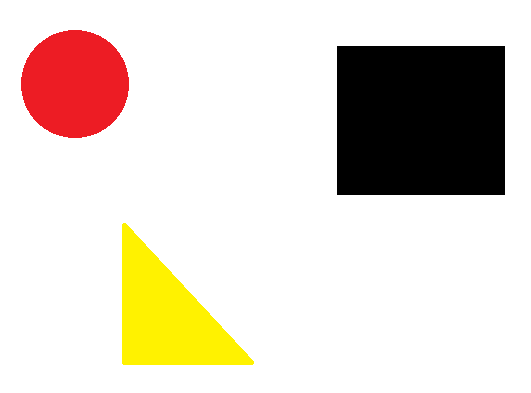
#> input picture ComputerVision/TP4/test.png, 531 x 393 px
$ python ex.py
#> lines starting #> are read from the running program, lines starting #| are printed output that depends on the picture; after the words box and inside, x2 and y2 are one past the last pixel; in counts of white or black regions, pixels touching at a corner belong together
import numpy as np
import matplotlib.pyplot as plt
import cv2 as cv

image = cv.imread("test.png", 0)
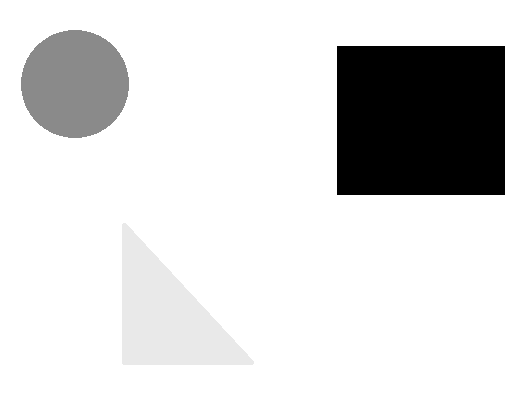
#> image: shape (393, 531); min 0, max 255, mean 218.2
IM = np.array(image)


def hist(IM):
    h, l = IM.shape
    hist = np.zeros((256))
    for x in range(h):
        for y in range(l):
            hist[IM[x, y]] += 1

    return hist


# [16 lines of commented-out code are left out]


def segment(IM):
    IST = []
    hist = cv.calcHist([IM], [0], None, [256], [0, 256])
    h, l = IM.shape
    for k in range(256):
        if hist[k] > 0 and k != 255:
            I = IM.copy()  # Create a copy of the original image
            I[IM != k] = 255
            I = cv.cvtColor(I, cv.COLOR_GRAY2BGR)
            IST.append(I)
    return IST


hist = cv.calcHist([IM], [0], None, [256], [0, 255])
#> hist = 256 values, max 25032 at index 0, min 0 at index 1, mean 172.1

IST = segment(IM)
#> in segment, `hist = cv.calcHist([IM], [0], None, [256], [0, 256])`: hist = 256 values, max 164634 at index 255, min 0 at index 1, mean 815.2
#> the loop in segment, `for k in range(256):` made 256 passes
#> pass 1, in segment, `I = cv.cvtColor(I, cv.COLOR_GRAY2BGR)`:
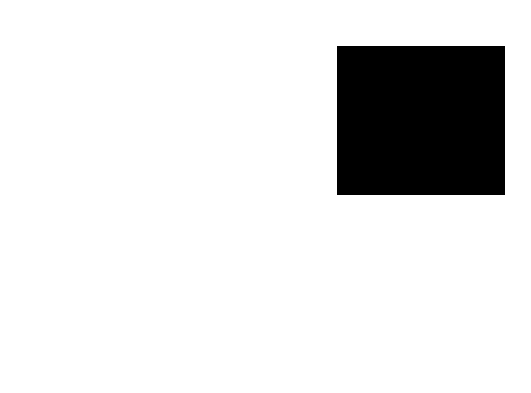
#> I: shape (393, 531, 3); 88% white; 1 black region, box (x1, y1, x2, y2) and area: (337, 46, 505, 195) 25032
#> after the loop in segment, `for k in range(256):`:
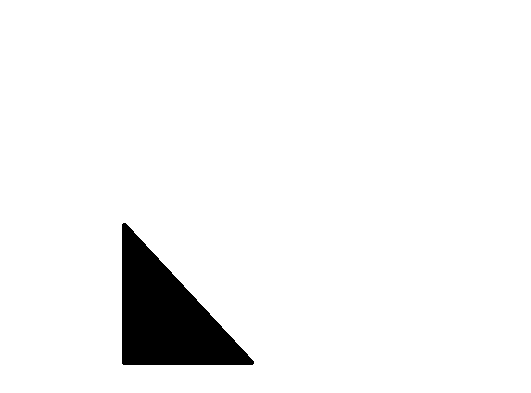
#> I: shape (393, 531, 3); values 233 (black) and 255 (white), 95.3% white; 1 black region, box (x1, y1, x2, y2) and area: (122, 223, 254, 365) 9852
#> after the loop in segment, `for k in range(256):`: IST = 3 items
#> IST = 3 items

# print(IST[1])

plt.figure(figsize=(10, 10))

plt.subplot(221)
plt.imshow(IM, cmap='gray')
plt.title("image au niv gris")


plt.subplot(222)
# plt.plot(hist)
plt.imshow(IST[0], cmap='gray')
plt.title("image au niv gris")

plt.subplot(223)
plt.imshow(IST[1], cmap='gray')
plt.title("image au niv gris")

plt.subplot(224)
plt.imshow(IST[2], cmap='gray')
plt.title("image au niv gris")

plt.show()
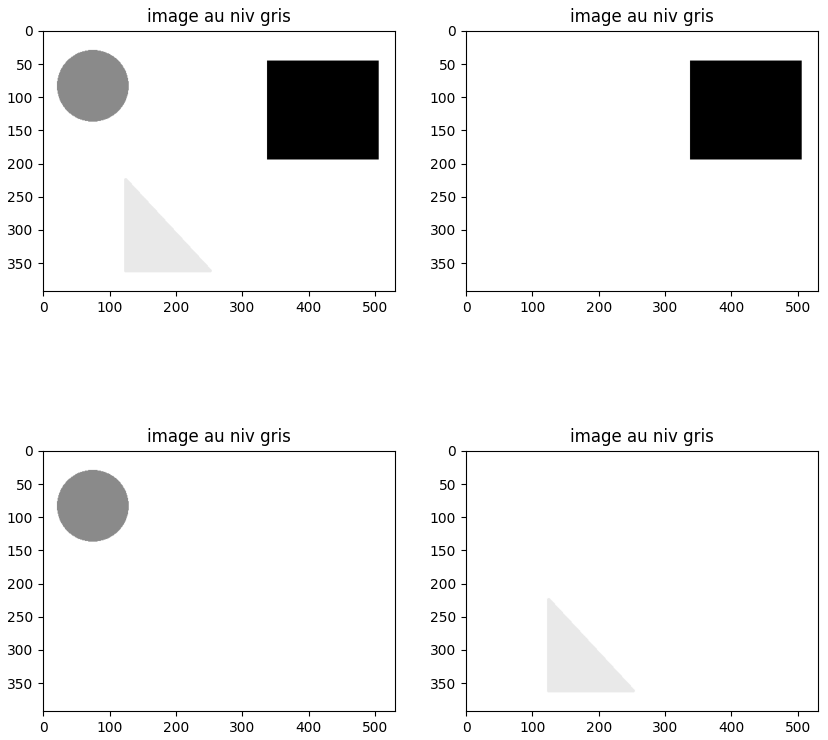
#> figure drawn by matplotlib, 4 panels

$ run again, with ComputerVision/TP4/input.png copied over ComputerVision/TP4/test.png
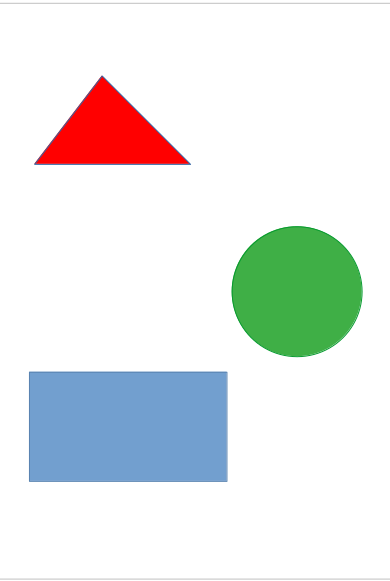
#> input picture ComputerVision/TP4/input.png, 390 x 581 px
#> `hist = cv.calcHist([IM], [0], None, [256], [0, 255])`: hist = 256 values, max 20977 at index 151, min 0 at index 0, mean 174.7
#> in segment, `hist = cv.calcHist([IM], [0], None, [256], [0, 256])`: hist = 256 values, max 181866 at index 255, min 0 at index 0, mean 885.1
#> after the loop in segment, `for k in range(256):`:
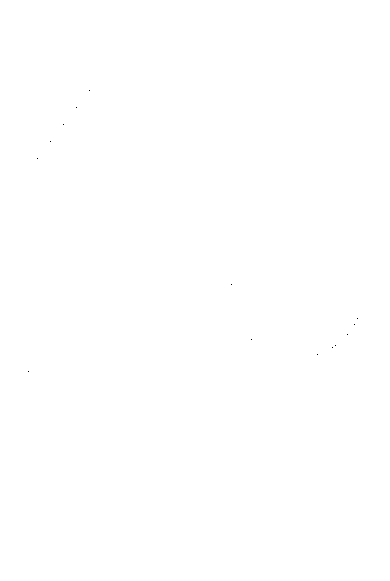
#> I: shape (581, 390, 3); values 254 (black) and 255 (white), 100% white; black in thin lines or dots, all inside (x1, y1, x2, y2) = (28, 90, 358, 372)
#> after the loop in segment, `for k in range(256):`: IST = 165 items
#> `plt.show()`:
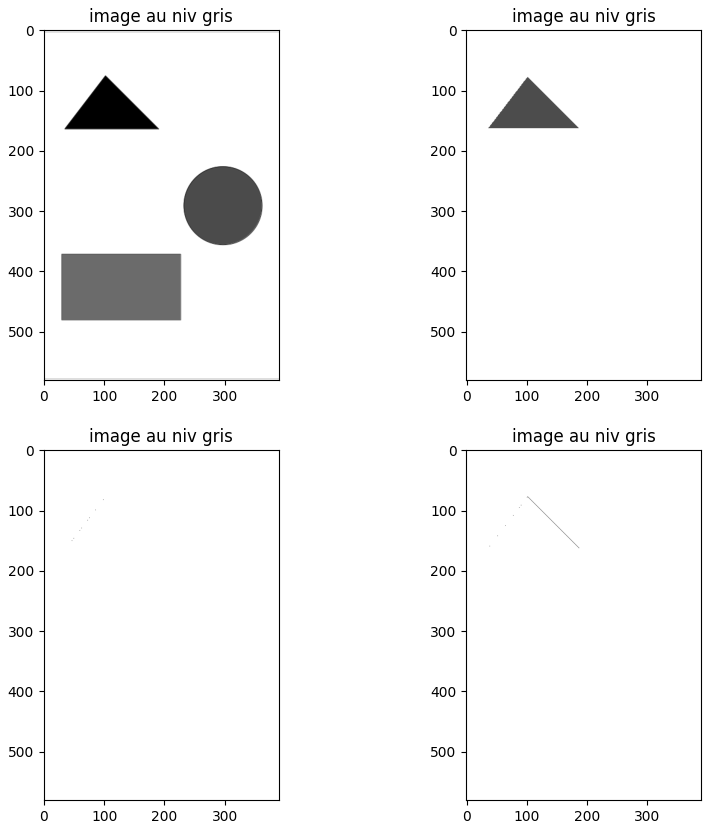
#> figure drawn by matplotlib, 4 panels
